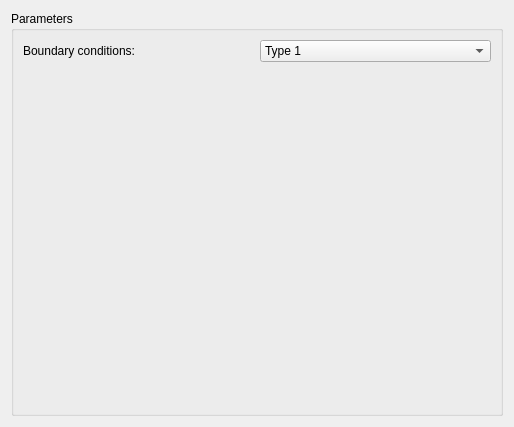
<?xml version="1.0" encoding="UTF-8"?>
<ui version="4.0">
 <class>Biomeng321Lab2</class>
 <widget class="QWidget" name="Biomeng321Lab2">
  <property name="geometry">
   <rect>
    <x>0</x>
    <y>0</y>
    <width>514</width>
    <height>427</height>
   </rect>
  </property>
  <property name="windowTitle">
   <string>Biomeng321 Lab2</string>
  </property>
  <layout class="QGridLayout" name="gridLayout">
   <item row="0" column="0">
    <widget class="QGroupBox" name="groupBox">
     <property name="title">
      <string>Parameters</string>
     </property>
     <layout class="QGridLayout" name="gridLayout_2">
      <item row="0" column="1">
       <widget class="QComboBox" name="comboBoxBoundaryConditions">
        <item>
         <property name="text">
          <string>Type 1</string>
         </property>
        </item>
        <item>
         <property name="text">
          <string>Type 2</string>
         </property>
        </item>
        <item>
         <property name="text">
          <string>Type 3</string>
         </property>
        </item>
        <item>
         <property name="text">
          <string>Type 4</string>
         </property>
        </item>
        <item>
         <property name="text">
          <string>Type 5</string>
         </property>
        </item>
       </widget>
      </item>
      <item row="1" column="0">
       <spacer name="verticalSpacer">
        <property name="orientation">
         <enum>Qt::Vertical</enum>
        </property>
        <property name="sizeHint" stdset="0">
         <size>
          <width>20</width>
          <height>40</height>
         </size>
        </property>
       </spacer>
      </item>
      <item row="0" column="0">
       <widget class="QLabel" name="label_17">
        <property name="text">
         <string>Boundary conditions:</string>
        </property>
       </widget>
      </item>
     </layout>
    </widget>
   </item>
  </layout>
 </widget>
 <resources/>
 <connections/>
</ui>
